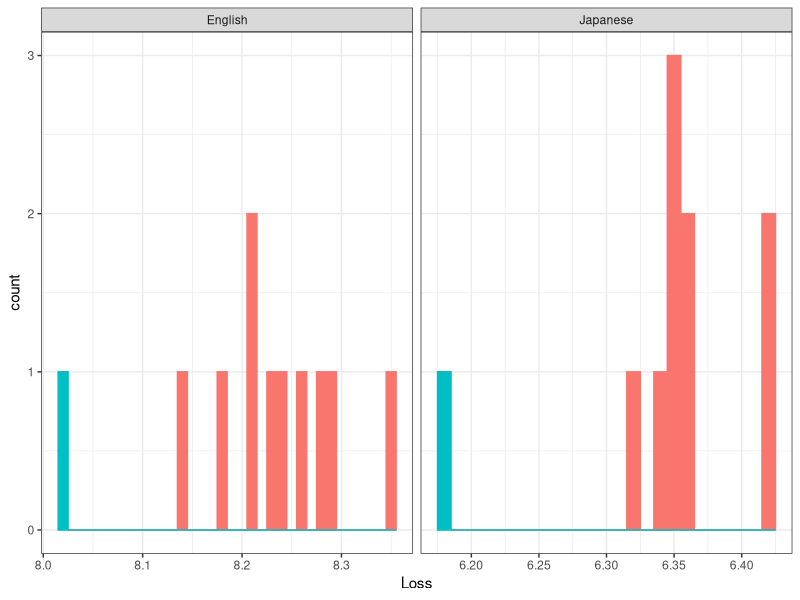

This figure's R source:
best = read.csv("../strongest_models/best-two-lambda09-best-balanced.csv")

library(dplyr)
library(tidyr)

data = read.csv("bigrams_results.tsv", sep="\t")

data = merge(data, best %>% select(Language, Model) %>% rename(BestModel = Model), by=c("Language"))

data$Directory = as.character(data$Directory)
#data[data$Model == "RANDOM",]$Directory = "manual_output_funchead_RANDOM"
data = data %>% filter(Directory == "manual_output_funchead_RANDOM" | Model == BestModel)
data = data %>% filter(Directory %in% c("manual_output_funchead_two_coarse_lambda09_best_balanced", "manual_output_funchead_RANDOM"))

library(ggplot2)

plot = ggplot(data=data, aes(x=Loss, group=Directory, color=Directory, fill = Directory)) + 
      geom_histogram(binwidth=0.01)  + facet_grid(~Language, , scales="free") + theme_bw() + theme(legend.position="none")

ggsave(plot=plot, filename="bigrams.pdf")
